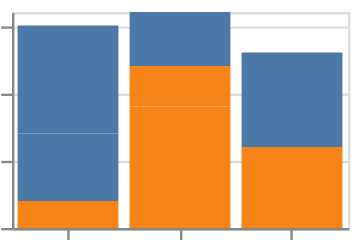

Describe this chart as a Vega-Lite specification.
### Vega-Lite specification from a JSON file in a GitHub repository (floating-point values rounded to 4 significant figures)
{"$schema": "https://vega.github.io/schema/vega-lite/v6.json", "padding": 5, "autosize": "none", "data": {"name": "table", "values": [{"c": "A", "g": "p", "x": 1, "y": 2, "v": 5, "t": "2024-01-15", "o": {"v": 3}, "IMDB Rating": 6.1, "d": "x1"}, {"c": "B", "g": "q", "x": 2, "y": 4, "v": 9, "t": "2024-02-20", "o": {"v": 7}, "IMDB Rating": 7.4, "d": "x2"}, {"c": "A", "g": "q", "x": 3, "y": 3, "v": 2, "t": "2024-03-05", "o": {"v": 1}, "IMDB Rating": 5.2, "d": "x1"}, {"c": "C", "g": "p", "x": 4, "y": 6, "v": 7, "t": "2024-05-30", "o": {"v": 4}, "IMDB Rating": 8.8, "d": "x3"}, {"c": "B", "g": "p", "x": 5, "y": 5, "v": 4, "t": "2024-07-11", "o": {"v": 9}, "IMDB Rating": 6.9, "d": "x2"}, {"c": "C", "g": "q", "x": 6, "y": 8, "v": 6, "t": "2024-09-02", "o": {"v": 2}, "IMDB Rating": 7.7, "d": "x3"}, {"c": "A", "g": "p", "x": 7, "y": 7, "v": 8, "t": "2024-11-25", "o": {"v": 5}, "IMDB Rating": 4.4, "d": "x1"}, {"c": "B", "g": "q", "x": 8, "y": 9, "v": 3, "t": "2024-12-31", "o": {"v": 8}, "IMDB Rating": 9.1, "d": "x2"}]}, "width": 140, "height": 90, "mark": "bar", "encoding": {"x": {"field": "c", "type": "nominal"}, "y": {"field": "v", "type": "quantitative"}, "color": {"field": "g", "type": "nominal", "scale": {"scheme": "tableau10"}}}}
